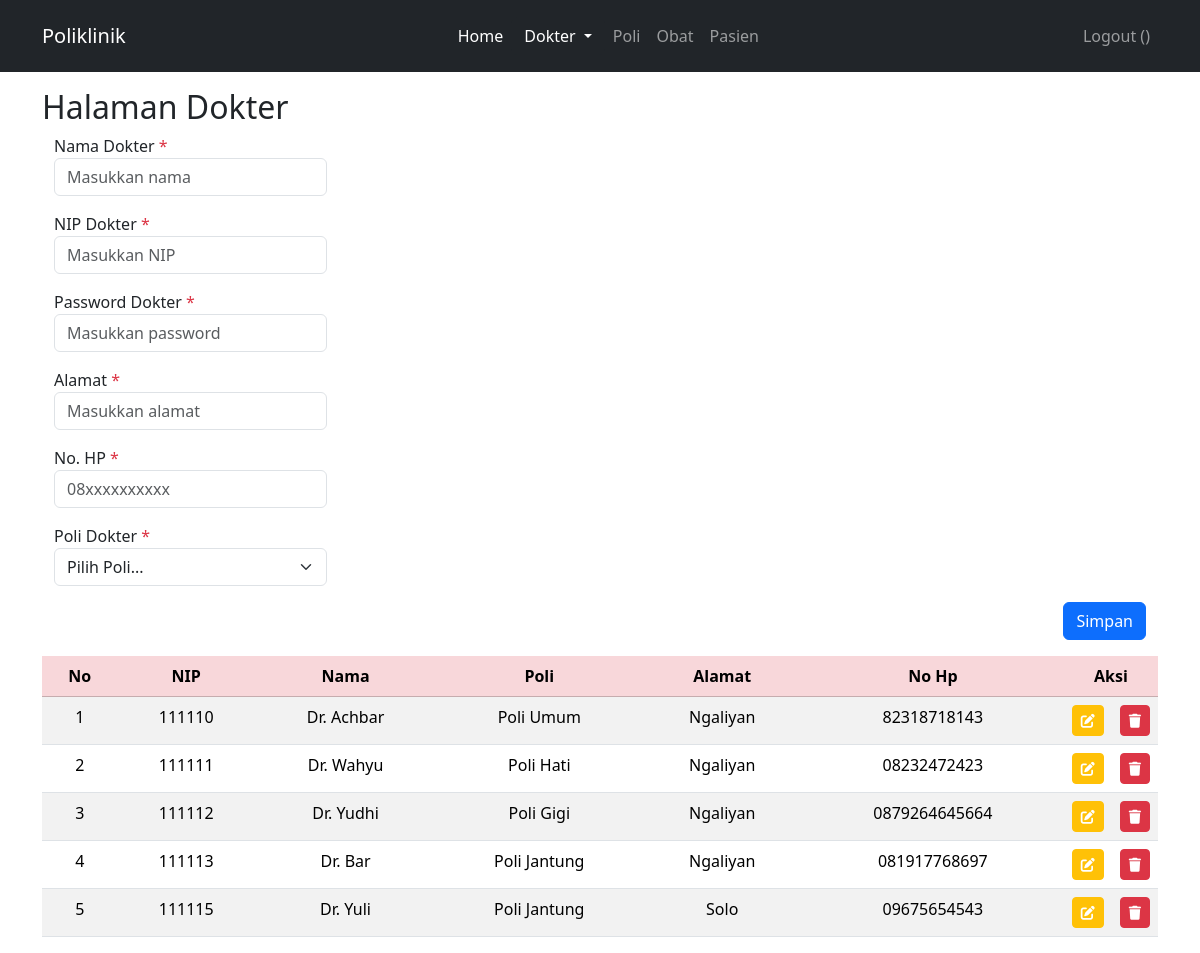
Page /index.php?page=dokter (signed in) on the committed database.
### tables this page shows
CREATE TABLE `dokter` (
  `id` int(10) UNSIGNED NOT NULL,
  `nama` varchar(255) NOT NULL,
  `alamat` varchar(255) NOT NULL,
  `no_hp` varchar(50) NOT NULL,
  `id_poli` int(10) UNSIGNED NOT NULL,
  `nip` int(11) NOT NULL,
  `password` varchar(255) NOT NULL
);

CREATE TABLE `poli` (
  `id` int(10) UNSIGNED NOT NULL,
  `nama_poli` varchar(25) NOT NULL,
  `keterangan` text NOT NULL
);

### dokter.php (the view, shortened to what this page needs)
<main id="dokter-page">
    <div class="container" style="margin-top: 5.5rem;">
        <div class="row">
            <h2 class="ps-0">Halaman Dokter</h2>
            <div class="container">
                <form action="" method="POST" onsubmit="return(validate());">
                    <?php
                    $nama = '';
                    $nip = '';
                    $password = '';
                    $alamat = '';
                    $no_hp = '';
                    ?>
                    <div class="mb-3 w-25 ">
                        <label for="nama">Nama Dokter <span class="text-danger">*</span></label>
                        <input type="text" name="nama" class="form-control" required placeholder="Masukkan nama" value="<?php echo $nama ?>">
                    </div>
                    <div class="mb-3 w-25">
                        <label for="nip">NIP Dokter <span class="text-danger">*</span></label>
                        <input type="text" name="nip" class="form-control" required placeholder="Masukkan NIP" value="<?php echo $nip ?>">
                    </div>
                    <div class="mb-3 w-25">
                        <label for="password">Password Dokter <span class="text-danger">*</span></label>
                        <input type="password" name="password" class="form-control" required placeholder="Masukkan password" value="<?php echo $password ?>">
                    </div>
                    <div class="mb-3 w-25">
                        <label for="alamat">Alamat <span class="text-danger">*</span></label>
                        <input type="text" name="alamat" class="form-control" required placeholder="Masukkan alamat" value="<?php echo $alamat ?>">
                    </div>
                    <div class="mb-3 w-25">
                        <label for="no_hp">No. HP <span class="text-danger">*</span></label>
                        <input type="number" name="no_hp" class="form-control" required placeholder="08xxxxxxxxxx" value="<?php echo $no_hp ?>">
                    </div>
                    <div class="dropdown mb-3 w-25">
                        <label for="id_poli">Poli Dokter <span class="text-danger">*</span></label>
                        <select class="form-select" name="id_poli" aria-label="id_poli">
                            <option selected>Pilih Poli...</option>
                        </select>
                    </div>
                    <div class="d-flex justify-content-end mt-2">
                        <button type="submit" name="simpanData" class="btn btn-primary">Simpan</button>
                    </div>
                </form>
            </div>
            <div class="table-responsive mt-3 px-0">
                <table class="table table-striped text-center">
                    <thead class="table-danger">
                        <tr>
                            <th valign="middle">No</th>
                            <th valign="middle">NIP</th>
                            <th valign="middle">Nama</th>
                            <th valign="middle">Poli</th>
                            <th valign="middle">Alamat</th>
                            <th valign="middle">No Hp</th>
                            <th valign="middle" style="width: 0.5%;" colspan="2">Aksi</th>
                        </tr>
                    </thead>
                    <tbody>
                        <?php
                        $result = mysqli_query($mysqli, "SELECT dokter.*, poli.nama_poli FROM dokter JOIN poli ON dokter.id_poli = poli.id");
                        $no = 1;
                        while ($data = mysqli_fetch_array($result)) :
                        ?>
                            <tr>
                                <td><?php echo $no++ ?></td>
                                <td><?php echo $data['nip'] ?></td>
                                <td><?php echo $data['nama'] ?></td>
                                <td><?php echo $data['nama_poli'] ?></td>
                                <td><?php echo $data['alamat'] ?></td>
                                <td><?php echo $data['no_hp'] ?></td>
                                <td>
                                    <a class="btn btn-sm btn-warning text-white" href="index.php?page=dokter&id=<?php echo $data['id'] ?>">
                                        <i class="fa-solid fa-pen-to-square"></i>
                                    </a>
                                </td>
                                <td>
                                    <a href="index.php?page=dokter&id=<?php echo $data['id'] ?>&aksi=hapus" class="btn btn-sm btn-danger text-white">
                                        <i class="fa-solid fa-trash"></i>
                                    </a>
                                </td>
                            </tr>
                        <?php endwhile; ?>
                    </tbody>
                </table>
            </div>
        </div>
    </div>
</main>

### index.php (shortened to what this page needs)
<!DOCTYPE html>
<html lang="en">
  <head>
    <link rel="stylesheet" href="css/index.css">
    <link href="https://cdn.jsdelivr.net/npm/bootstrap@5.3.2/dist/css/bootstrap.min.css" rel="stylesheet">
  </head>
  <body>
  <nav class="navbar fixed-top navbar-expand-lg py-3 navbar-dark bg-dark">
        <div class="container d-flex align-items-center">
            <a class="navbar-brand" href="#">Poliklinik</a>
            <div class="collapse navbar-collapse" id="navbarTogglerDemo02">
                <?php
                if (isset($_SESSION['username'])) {
                ?>
                    <ul class="navbar-nav d-flex align-items-lg-center ms-auto">
                        <li class="nav-item">
                            <a class="nav-link active" aria-current="page" href="index.php">Home</a>
                        </li>
                        <li class="nav-item dropdown">
                            <button class="btn btn-dark dropdown-toggle" data-bs-toggle="dropdown" aria-expanded="false">
                                Dokter
                            </button>
                        </li>
                        <li class="nav-item">
                            <a class="nav-link" href="index.php?page=poli">Poli</a>
                        </li>
                        <li class="nav-item">
                            <a class="nav-link" href="index.php?page=obat">Obat</a>
                        </li>
                        <li class="nav-item">
                            <a class="nav-link" href="index.php?page=pasien">Pasien</a>
                        </li>
                    </ul>
                    <ul class="navbar-nav ms-auto">
                        <li class="nav-item">
                            <a class="nav-link" href="Logout.php">Logout (<?php echo $_SESSION['fullname'] ?>)</a>
                        </li>
                    </ul>
                <?php
                }
                ?>
            </div>
        </div>
    </nav>
    <main role="main" class="container" style="margin-top: 5rem;">
    <?php
    if (isset($_GET['page'])) {
        include($_GET['page'] . ".php");
    }
    ?>
    </main>
  </body>
</html>

### rows in the picture
dokter: nip "111110", nama "Dr. Achbar", id_poli.nama_poli "Poli Umum", alamat "Ngaliyan", no_hp "82318718143"
dokter: nip "111111", nama "Dr. Wahyu", id_poli.nama_poli "Poli Hati", alamat "Ngaliyan", no_hp "08232472423"
dokter: nip "111112", nama "Dr. Yudhi", id_poli.nama_poli "Poli Gigi", alamat "Ngaliyan", no_hp "0879264645664"
dokter: nip "111113", nama "Dr. Bar", id_poli.nama_poli "Poli Jantung", alamat "Ngaliyan", no_hp "081917768697"
dokter: nip "111115", nama "Dr. Yuli", id_poli.nama_poli "Poli Jantung", alamat "Solo", no_hp "09675654543"
